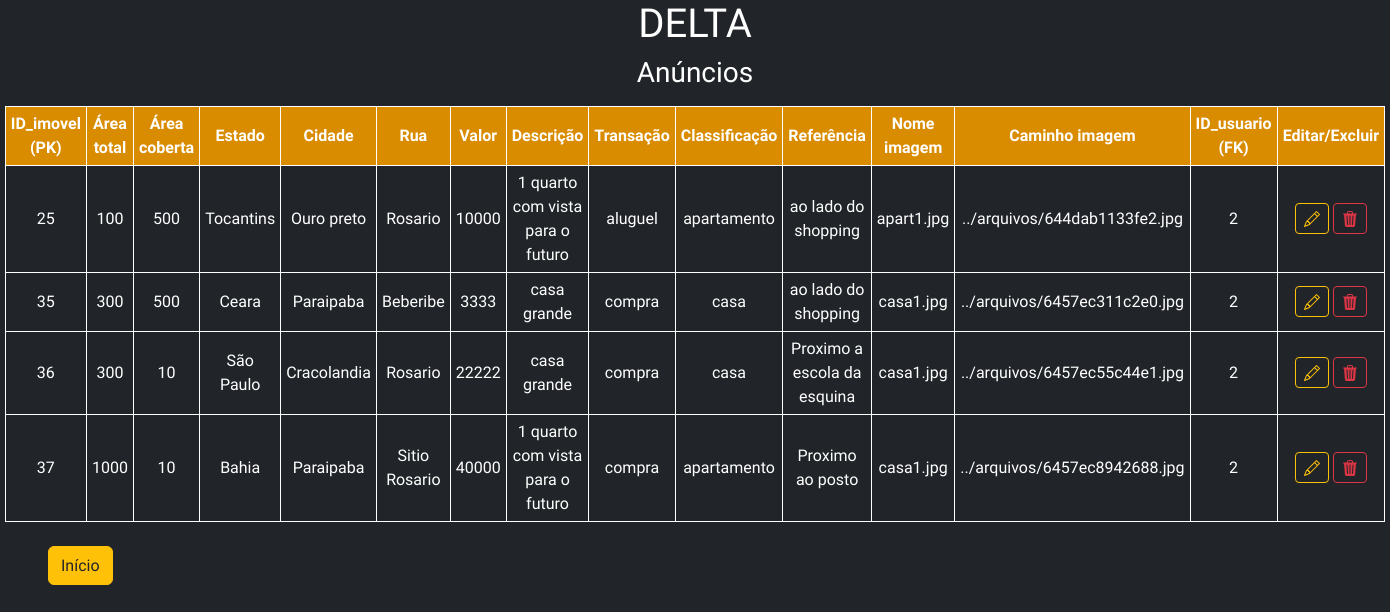
The app's page /tabelas/tabelaImovel.php (signed in) with its own data.
### tables this page shows
CREATE TABLE `tb_imovel` (
  `id_imovel` int(255) NOT NULL,
  `areatotal` int(255) NOT NULL,
  `areacoberta` int(255) NOT NULL,
  `estado` varchar(255) NOT NULL,
  `cidade` varchar(255) NOT NULL,
  `rua` varchar(255) NOT NULL,
  `valor` int(255) NOT NULL,
  `descricao` varchar(255) NOT NULL,
  `transacao` varchar(255) NOT NULL,
  `classificacao` varchar(255) NOT NULL,
  `referencia` varchar(255) NOT NULL,
  `nome_img` varchar(255) NOT NULL,
  `path` varchar(255) NOT NULL,
  `id_usuario` int(255) NOT NULL
);

### db/conexao.php (called while the page is built, shortened)
<?php
    $tabelaImovel = 'tb_imovel';
?>

### tabelas/tabelaImovel.php (the view, shortened to what this page needs)
<!DOCTYPE html>
<html lang="pt-br">
<head>
    <link href="https://cdn.jsdelivr.net/npm/bootstrap@5.2.2/dist/css/bootstrap.min.css" rel="stylesheet">
</head>
<body class="text-bg-dark">
        <h1 class="d-flex justify-content-center mb-2">DELTA</h1>
        <h3 class="d-flex justify-content-center mb-3">Anúncios</h3>
        <table class="container">
            <thead>
                <tr>
                    <th>ID_imovel <span class='fw-semibold'>(PK)</span></th>
                    <th>Área total</th>
                    <th>Área coberta</th>
                    <th>Estado</th>
                    <th>Cidade</th>
                    <th>Rua</th>
                    <th>Valor</th>
                    <th>Descrição</th>
                    <th>Transação</th>
                    <th>Classificação</th>
                    <th>Referência</th>
                    <th>Nome imagem</th>
                    <th>Caminho imagem</th>
                    <th>ID_usuario <span class='fw-semibold'>(FK)</span></th>
                    <th>Editar/Excluir</th>
                </tr>
            </thead>
            <tbody>
                <?php
                    if(isset($_SESSION)) {
                        if ($_SESSION['email'] == "alice@admin.com") {
                            include('../db/conexao.php');
                            $sql = "SELECT * FROM $tabelaImovel";
                            $dados = mysqli_query($conn, $sql);
                            while($linha = mysqli_fetch_assoc($dados)) {
                                echo "<tr>
                                        <td>" . $linha['id_imovel'] . "</td>
                                        <td>" . $linha['areatotal'] . "</td>
                                        <td>" . $linha['areacoberta'] . "</td>
                                        <td>" . $linha['estado'] . "</td>
                                        <td>" . $linha['cidade'] . "</td>
                                        <td>" . $linha['rua'] . "</td>
                                        <td>" . $linha['valor'] . "</td>
                                        <td>" . $linha['descricao'] . "</td>
                                        <td>" . $linha['transacao'] . "</td>
                                        <td>" . $linha['classificacao'] . "</td>
                                        <td>" . $linha['referencia'] . "</td>
                                        <td>" . $linha['nome_img'] . "</td>
                                        <td>" . $linha['path'] . "</td>
                                        <td>" . $linha['id_usuario'] . "</td>
                                        <td>
                                        	<a class='btn btn-sm btn-outline-warning' href='acaoADM/editarImovel.php?id_imovel=$linha[id_imovel]'>
                                        	</a>
                                        	<a class='btn btn-sm btn-outline-danger' href='acaoADM/deletarImovel.php?id_imovel=$linha[id_imovel]'>
                                        	</a>
                                        </td>
                                     </tr>";
                            }
                        } else {
                            header("Location: ../login/index.php");
                        }
                    } else {
                        header("Location: ../cadastro/index.php");
                    }
                ?>
            </tbody>
        </table>
        <button class="mt-4 btn btn-warning text-dark ms-5"><a href="../principal/indexPrincipal.php" class="text-decoration-none text-dark">Início</a></button>
</body>
</html>

### tabelas/tabelaImovel.php (style rules this page uses)
* { margin: 0; padding: 0; box-sizing: border-box; outline: none; font-family: Comfortaa, sans-serif; border: none; text-decoration: none; transition: .3s; }
tr, th, td { text-align: center; border: 1px solid #fff; padding: 5px; }
th, td:hover { background-color: rgba(218, 140, 0, 1); }

### records on screen
tb_imovel: id_imovel "25", areatotal "100", areacoberta "500", estado "Tocantins", cidade "Ouro preto", rua "Rosario", valor "10000", descricao "1 quarto com vista para o futuro", transacao "aluguel", classificacao "apartamento", referencia "ao lado do shopping", nome_img "apart1.jpg", path "../arquivos/644dab1133fe2.jpg", id_usuario "2"
tb_imovel: id_imovel "35", areatotal "300", areacoberta "500", estado "Ceara", cidade "Paraipaba", rua "Beberibe", valor "3333", descricao "casa grande", transacao "compra", classificacao "casa", referencia "ao lado do shopping", nome_img "casa1.jpg", path "../arquivos/6457ec311c2e0.jpg", id_usuario "2"
tb_imovel: id_imovel "36", areatotal "300", areacoberta "10", estado "São Paulo", cidade "Cracolandia", rua "Rosario", valor "22222", descricao "casa grande", transacao "compra", classificacao "casa", referencia "Proximo a escola da esquina", nome_img "casa1.jpg", path "../arquivos/6457ec55c44e1.jpg", id_usuario "2"
tb_imovel: id_imovel "37", areatotal "1000", areacoberta "10", estado "Bahia", cidade "Paraipaba", rua "Sitio Rosario", valor "40000", descricao "1 quarto com vista para o futuro", transacao "compra", classificacao "apartamento", referencia "Proximo ao posto", nome_img "casa1.jpg", path "../arquivos/6457ec8942688.jpg", id_usuario "2"
